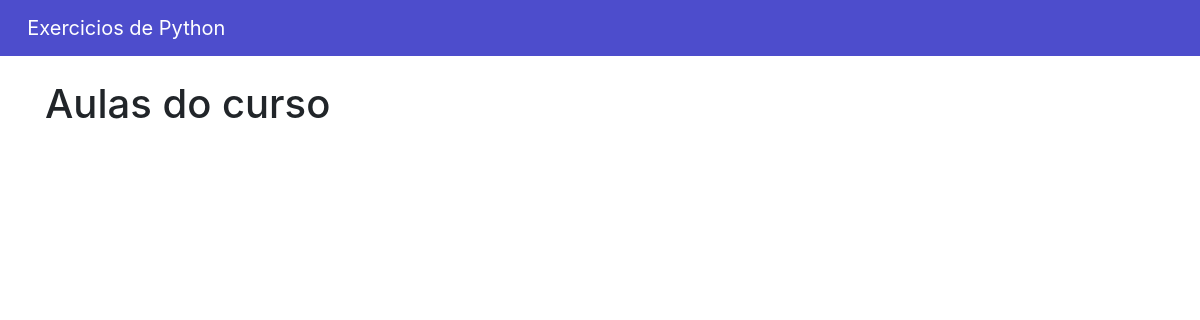
Page /home/curso/5 on the earlier database version.
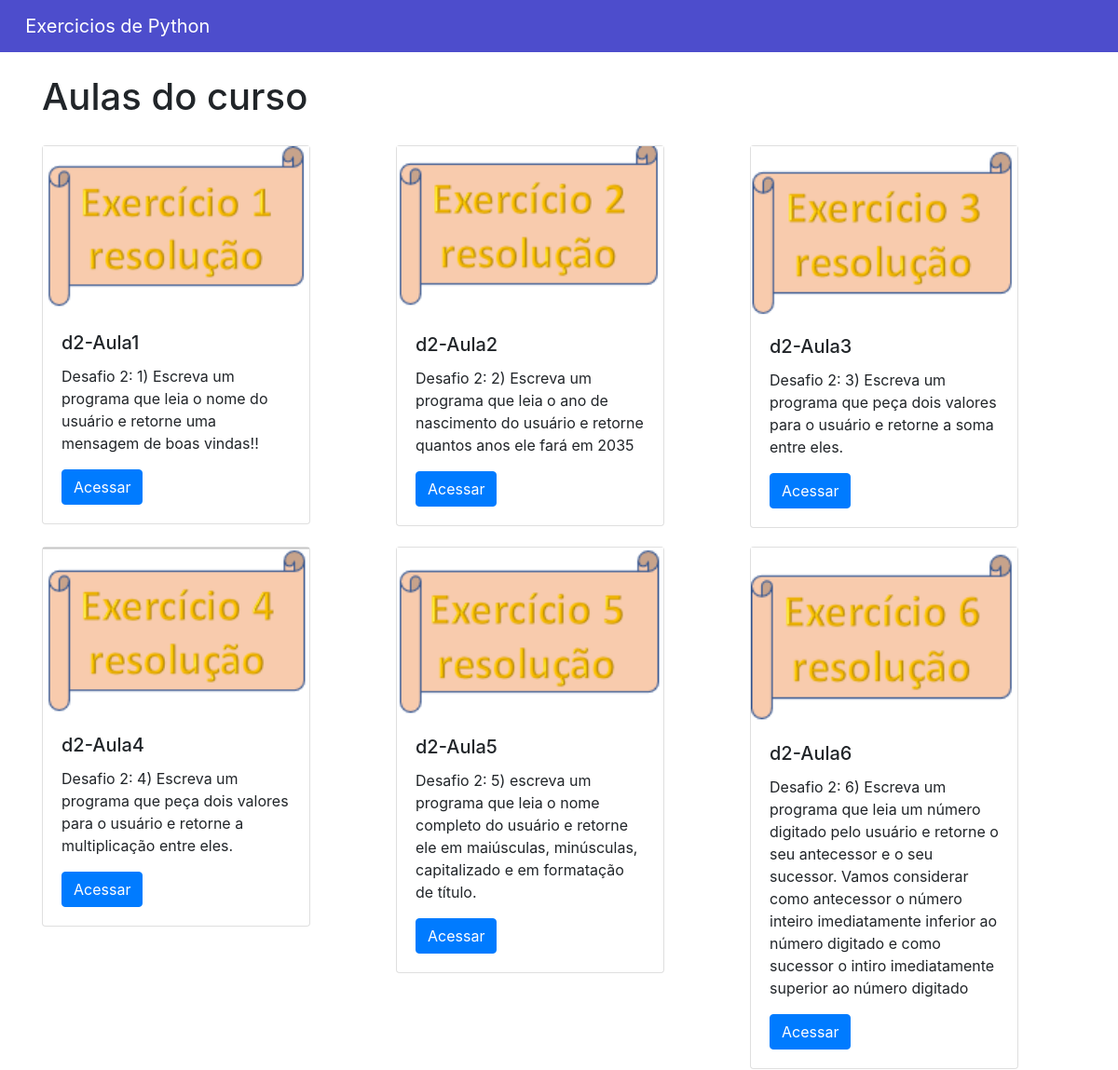
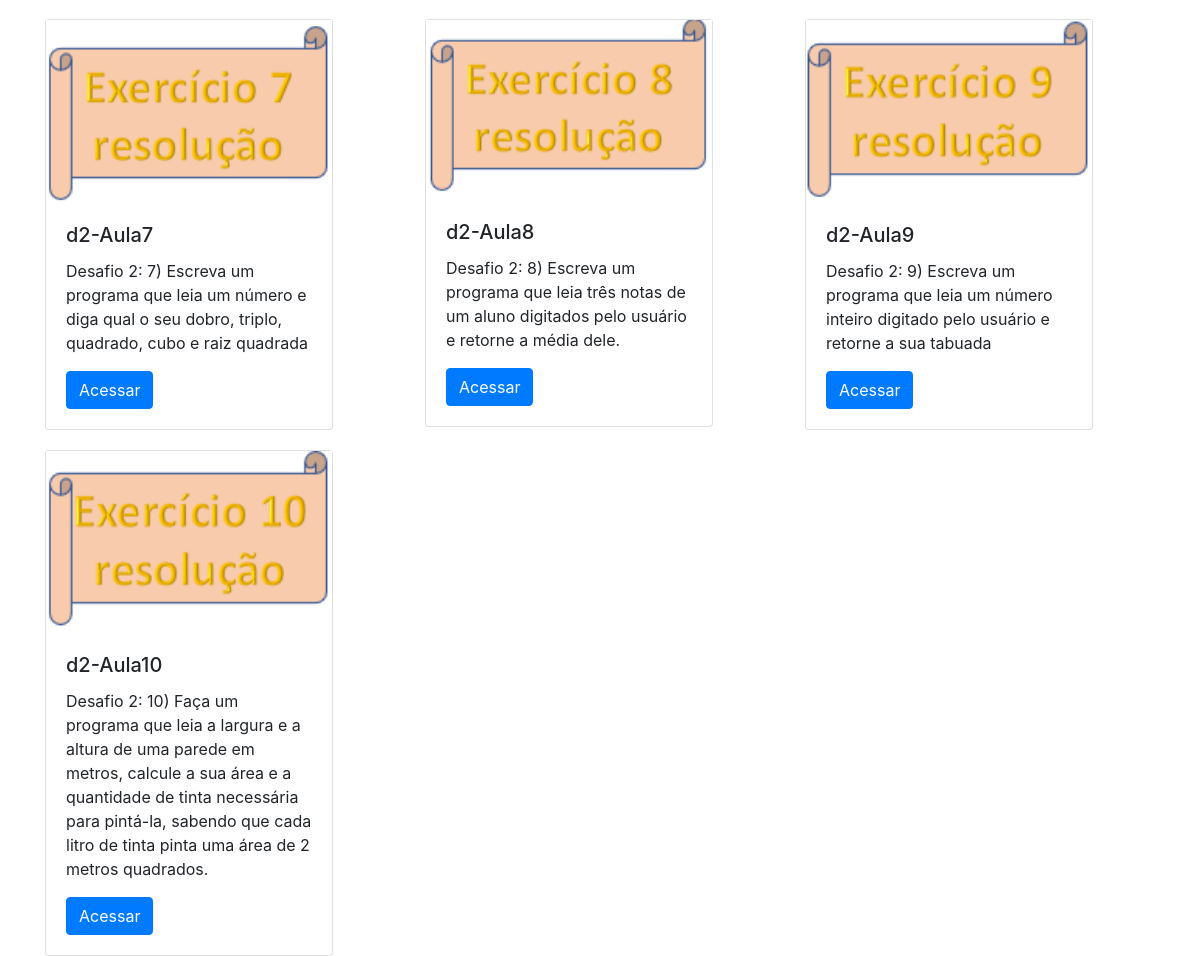
Same page on the later database version (2 pictures, top to bottom).
### cursos/models.py (models this page shows, shortened)
class Aulas(models.Model):
    nome = models.CharField(max_length = 100)
    descricao =  models.TextField()
    aula = models.FileField(upload_to = 'aulas')
    capa = models.ImageField(upload_to = 'capa')
    curso = models.ForeignKey(Cursos, on_delete = models.DO_NOTHING)

### cursos/views.py (the view)
# urls.py: path('curso/<int:id>', views.curso, name='curso'),
def curso(request, id):
    v_curso = Cursos.objects.get(id = id)
    usuario_logado = request.session.get('usuario')
    aulas = Aulas.objects.filter(curso = v_curso)
    return render(request, 'curso.html', {'aulas': aulas,'usuario': usuario_logado})

### cursos/templates/curso.html (shortened to what this page needs)
{% extends 'base.html'%}
{% block 'body' %}
<div class="container">
  <br>
  <h1>Aulas do curso</h1>
  <div class="row">
      {% for i in aulas %}
          <div style="margin-top: 20px;" class="col-md">
              <div class="card" style="width: 18rem;">
                <img src="{{i.capa.url}}">
                  <div class="card-body">
                    <h5 class="card-title">{{i.nome}}</h5>
                    <p class="card-text">{{i.descricao}}</p>
                    <a href="{% url 'aula' i.id %}" class="btn btn-primary">Acessar</a>
                  </div>
                </div>
          </div>
      {% endfor %}
  </div>
</div>
{% endblock %}

Differences in the rows shown:
added Aulas: capa (picture), nome "d2-Aula1", descricao "Desafio 2: 1) Escreva um programa que leia o nome do usuário e retorne uma mensagem de boas vindas!!"
added Aulas: capa (picture), nome "d2-Aula2", descricao "Desafio 2: 2) Escreva um programa que leia o ano de nascimento do usuário e retorne quantos anos ele fará em 2035"
added Aulas: capa (picture), nome "d2-Aula3", descricao "Desafio 2: 3) Escreva um programa que peça dois valores para o usuário e retorne a soma entre eles."
added Aulas: capa (picture), nome "d2-Aula4", descricao "Desafio 2: 4) Escreva um programa que peça dois valores para o usuário e retorne a multiplicação entre eles."
added Aulas: capa (picture), nome "d2-Aula5", descricao "Desafio 2: 5) escreva um programa que leia o nome completo do usuário e retorne ele em maiúsculas, minúsculas, capitalizado e em formatação de título."
added Aulas: capa (picture), nome "d2-Aula6", descricao "Desafio 2: 6) Escreva um programa que leia um número digitado pelo usuário e retorne o seu antecessor e o seu sucessor. Vamos considerar como antecessor o número inteiro imediatamente inferior ao número digitado e como sucessor o intiro imediatamente superior ao número digitado"
added Aulas: capa (picture), nome "d2-Aula7", descricao "Desafio 2: 7) Escreva um programa que leia um número e diga qual o seu dobro, triplo, quadrado, cubo e raiz quadrada"
added Aulas: capa (picture), nome "d2-Aula8", descricao "Desafio 2: 8) Escreva um programa que leia três notas de um aluno digitados pelo usuário e retorne a média dele."
added Aulas: capa (picture), nome "d2-Aula9", descricao "Desafio 2: 9) Escreva um programa que leia um número inteiro digitado pelo usuário e retorne a sua tabuada"
added Aulas: capa (picture), nome "d2-Aula10", descricao "Desafio 2: 10) Faça um programa que leia a largura e a altura de uma parede em metros, calcule a sua área e a quantidade de tinta necessária para pintá-la, sabendo que cada litro de tinta pinta uma área de 2 metros quadrados."
